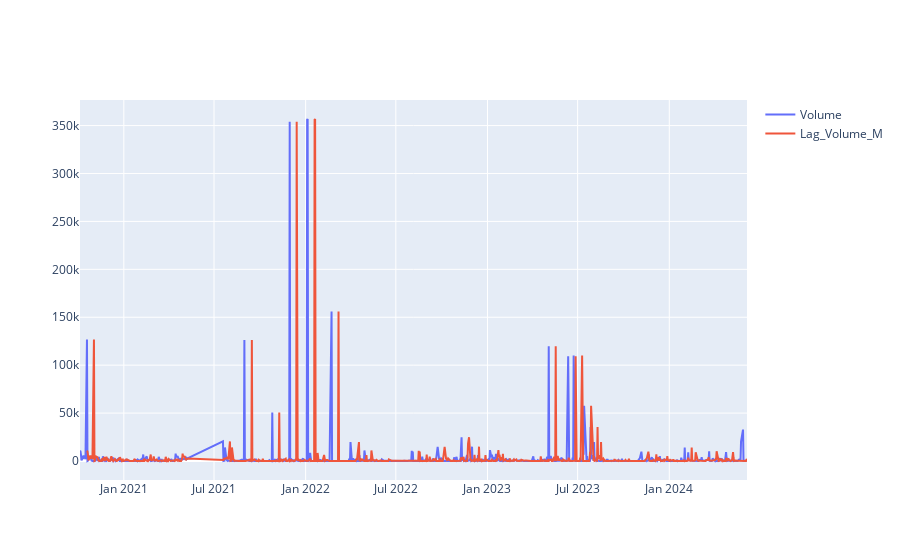

Notebook source saved alongside this figure:
### Code cell
fig = go.Figure()
#data['Volume_M'] = data["Volume"]
data['Lag_Volume_M'] = data['Volume'].shift(10)
fig.add_trace(go.Scatter(x=data.Date,y=data.Volume,name='Volume'))
fig.add_trace(go.Scatter(x=data.Date,y=data.Lag_Volume_M,name='Lag_Volume_M'))
fig.show()

### Figure 1 — Plotly figure (JSON) as saved in the notebook; plotly's stock layout.template omitted (floating-point values rounded to 4 significant figures; data arrays with more than 128 entries replaced by an {"elided": "..."} marker saying what was removed)
{"data": [{"name": "Volume", "type": "scatter", "x": {"elided": "876 str values"}, "y": {"elided": "876 int values"}}, {"name": "Lag_Volume_M", "type": "scatter", "x": {"elided": "876 str values"}, "y": {"elided": "876 int values"}}], "layout": {}}
